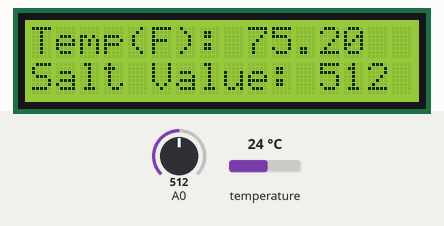
A sketch run on a simulated Arduino Uno, built with avr-gcc and run on an emulated ATmega328P. On the bench: 16×2 character LCD. Inputs (shaded band) come from the test bench; at power-on: temperature 24 °C, A0 = 512. What the sketch prints to the serial monitor is not drawn.

Above: at 1.2 s.
1.3 s: temperature set to 12 °C
At 3.7 s:
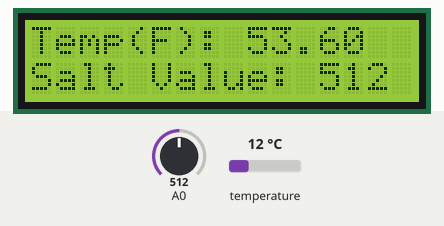
4.1 s: A0 set to 989
At 7.5 s:
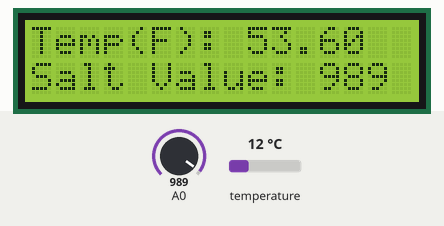
9.8 s: A0 set to 1010
At 12.8 s:
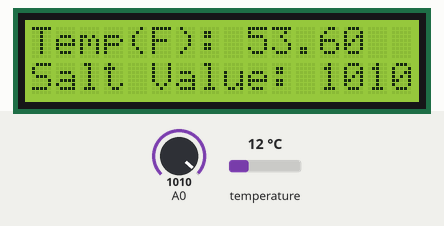
13.1 s: temperature set to 41 °C
At 14.2 s:
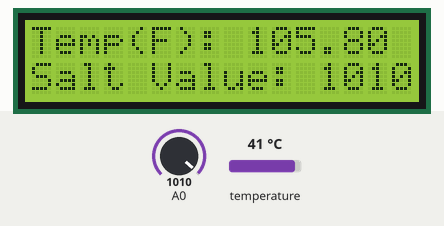
18.8 s: temperature set to 19 °C
At 19.6 s:
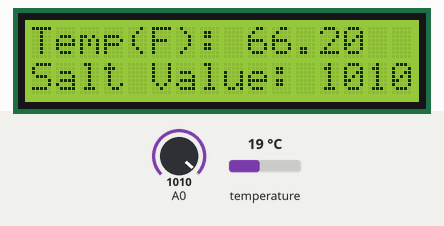
21.2 s: A0 set to 1023
At 23.6 s:
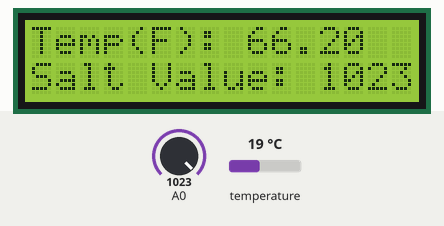
Timing chart, 0 to 24.9 s (numbered marks = the images above; inputs shaded):
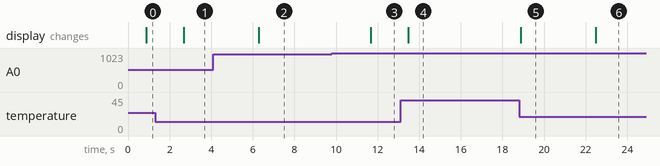

Measured:
- after the input at 1.3 s, the display: changes after 1.4 s (image 1)
- after the input at 4.1 s, the display: changes after 2.2 s (image 2)
- after the input at 9.8 s, the display: changes after 1.9 s (image 3)
- after the input at 13.1 s, the display: changes after 0.38 s (image 4)
- after the input at 18.8 s, the display: changes after 0.08 s (image 5)
- after the input at 21.2 s, the display: changes after 1.3 s (image 6)

The sketch:

Oceanic_Temperature_and_Salinity_Sensor.ino
```cpp
#include <OneWire.h>
#include <DallasTemperature.h>
#include <Wire.h>
#include <LCD.h>
#include <LiquidCrystal_I2C.h>

LiquidCrystal_I2C  lcd(0x27,2,1,0,4,5,6,7);

#define ONE_WIRE_BUS 2


OneWire oneWire(ONE_WIRE_BUS);

DallasTemperature sensors(&oneWire);

 float Celcius=0;
 float Fahrenheit=0;


void setup()
{
  lcd.begin (16,2); // for 16 x 2 LCD module
  lcd.setBacklightPin(3,POSITIVE);
  lcd.setBacklight(HIGH);
  Serial.begin(9600);
  sensors.begin();
}

void loop()
{
  int d_Solids = analogRead(A0);
  sensors.requestTemperatures();
  Celcius=sensors.getTempCByIndex(0);
  Fahrenheit=sensors.toFahrenheit(Celcius);
  Serial.print(" C  ");
  Serial.println(Celcius);
  Serial.print(" F  ");
  Serial.println(Fahrenheit);
  Serial.print(" %S ");
  Serial.println(d_Solids);
  lcd.clear();
  lcd.home();
  lcd.print("Temp(F): ");
  lcd.print(Fahrenheit);
  lcd.setCursor(0,1);
  lcd.print("Salt Value: ");
  lcd.print(d_Solids);

  delay(1000);
}
```
